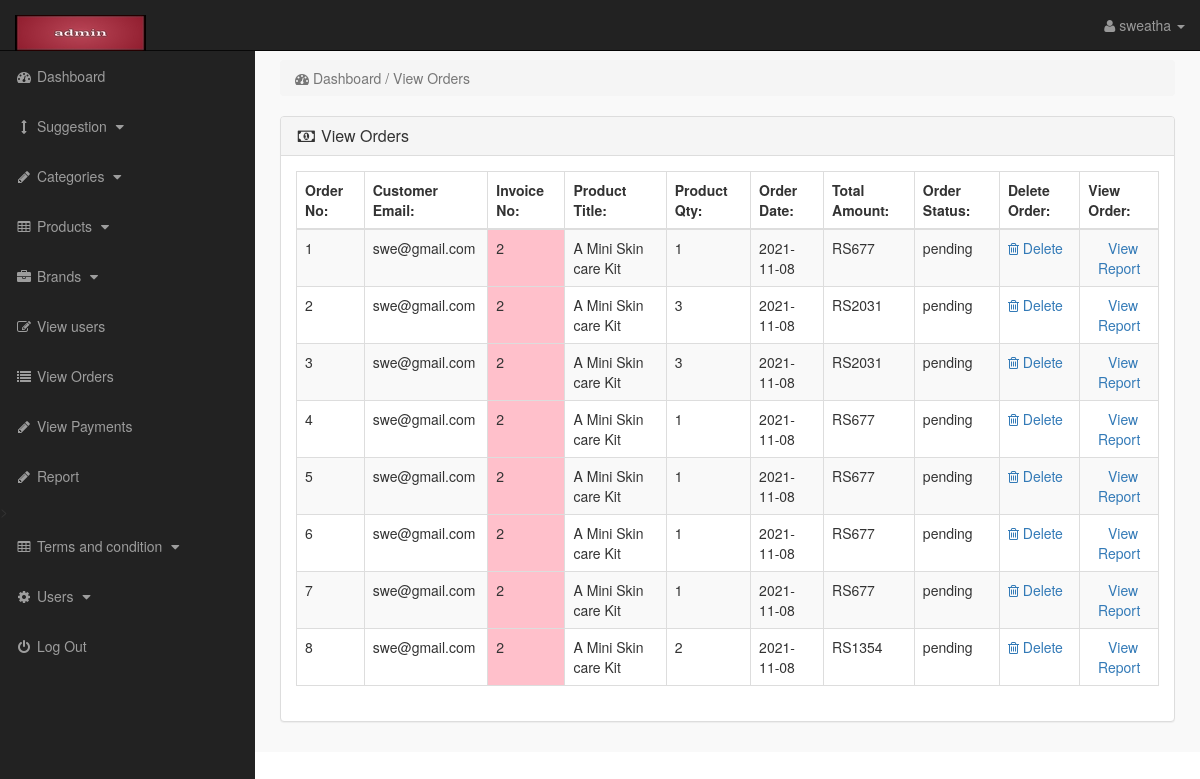
Screenshot of /admin_area/index.php?view_orders (signed in) with the database file from the repository.
### tables this page shows
CREATE TABLE `pending_orders` (
  `order_id` int(10) NOT NULL,
  `customer_id` int(10) NOT NULL,
  `invoice_no` int(10) NOT NULL,
  `product_id` int(11) NOT NULL,
  `qty` int(10) NOT NULL,
  `order_status` text NOT NULL DEFAULT 'pending'
);

CREATE TABLE `customers` (
  `customer_id` int(10) NOT NULL,
  `customer_name` varchar(255) NOT NULL,
  `customer_email` varchar(255) NOT NULL,
  `customer_pass` varchar(255) NOT NULL,
  `customer_country` text NOT NULL,
  `customer_city` text NOT NULL,
  `customer_contact` varchar(255) NOT NULL,
  `customer_address` text NOT NULL,
  `customer_image` text NOT NULL,
  `customer_ip` varchar(255) NOT NULL,
  `customer_confirm_code` text NOT NULL,
  `delete_tab` int(11) DEFAULT 0
);

CREATE TABLE `products` (
  `product_id` int(100) NOT NULL,
  `p_cat_id` int(100) NOT NULL,
  `cat_id` int(100) NOT NULL,
  `manufacturer_id` int(100) NOT NULL,
  `date` timestamp NOT NULL DEFAULT current_timestamp() ON UPDATE current_timestamp(),
  `product_title` text NOT NULL,
  `product_url` text NOT NULL,
  `product_img1` text NOT NULL,
  `product_img2` text NOT NULL,
  `product_img3` text NOT NULL,
  `product_price` int(100) NOT NULL,
  `product_psp_price` int(100) NOT NULL,
  `product_desc` text NOT NULL,
  `product_features` text NOT NULL,
  `product_video` text NOT NULL,
  `product_keywords` text NOT NULL,
  `product_label` text NOT NULL,
  `status` varchar(255) NOT NULL,
  `delete_tab` int(11) NOT NULL DEFAULT 0
);

CREATE TABLE `customer_orders` (
  `order_id` int(10) NOT NULL,
  `customer_id` int(10) NOT NULL,
  `due_amount` int(100) NOT NULL,
  `invoice_no` int(100) NOT NULL,
  `qty` int(10) NOT NULL,
  `order_date` datetime NOT NULL DEFAULT current_timestamp(),
  `order_status` text NOT NULL DEFAULT 'pending'
);

### admin_area/view_orders.php (the view, shortened to what this page needs)
<?php
if(!isset($_SESSION['admin_email'])){
echo "<script>window.open('login.php','_self')</script>";
}
else {
?>
<div class="row">
<div class="col-lg-12">
<ol class="breadcrumb">
<li class="active">
<i class="fa fa-dashboard"></i> Dashboard / View Orders
</li>
</ol>
</div>
</div>
<div class="row">
<div class="col-lg-12">
<div class="panel panel-default">
<div class="panel-heading">
<h3 class="panel-title">
<i class="fa fa-money fa-fw"></i> View Orders
</h3>
</div>
<div class="panel-body">
<div class="table-responsive">
<table class="table table-bordered table-hover table-striped">
<thead>
<tr>
<th>Order No:</th>
<th>Customer Email:</th>
<th>Invoice No:</th>
<th>Product Title:</th>
<th>Product Qty:</th>
<th>Order Date:</th>
<th>Total Amount:</th>
<th>Order Status:</th>
<th>Delete Order:</th>
<th>View Order:</th>
</tr>
</thead>
<tbody>
<?php
$i = 0;
$get_orders = "select * from pending_orders";
$run_orders = mysqli_query($con,$get_orders);
while ($row_orders = mysqli_fetch_array($run_orders)) {
$order_id = $row_orders['order_id'];
$c_id = $row_orders['customer_id'];
$invoice_no = $row_orders['invoice_no'];
$product_id = $row_orders['product_id'];
$qty = $row_orders['qty'];
$order_status = $row_orders['order_status'];
$get_products = "select * from products where product_id='$product_id'";
$run_products = mysqli_query($con,$get_products);
$row_products = mysqli_fetch_array($run_products);
$product_title = $row_products['product_title'];
$product_price=$row_products['product_price'];
$i++;
?>
<tr>
<td><?php echo $i; ?></td>
<td>
<?php
$get_customer = "select * from customers where customer_id='$c_id'";
$run_customer = mysqli_query($con,$get_customer);
$row_customer = mysqli_fetch_array($run_customer);
$customer_email = $row_customer['customer_email'];
echo $customer_email;
 ?>
 </td>
<td bgcolor="pink" ><?php echo $invoice_no; ?></td>
<td><?php echo $product_title; ?></td>
<td><?php echo $qty; ?></td>
<td>
<?php
$get_customer_order = "select * from customer_orders where customer_id='$c_id'";
$run_customer_order = mysqli_query($con,$get_customer_order);
$row_customer_order = mysqli_fetch_assoc($run_customer_order);
$order_date = $row_customer_order['order_date'];
$timestamp = strtotime($order_date);
$new_date_format = date('Y-m-d', $timestamp);
echo $new_date_format;
?>
</td>
<td>RS<?php echo ($product_price*$qty); ?></td>
<td>
<?php
if($order_status=='pending'){
echo $order_status='pending';
}
else{
echo $order_status='Complete';
}
?>
</td>
<td>
<a href="index.php?order_delete=<?php echo $order_id; ?>" >
<i class="fa fa-trash-o" ></i> Delete
</a>
</td>
<td>
    <div class='text-center'><a href="ecom_report.php">
    <i class="fas fa-file"></i> View Report</a>
</div>
</td>
</tr>
<?php } ?>
</tbody>
</table>
</div>
</div>
</div>
</div>
</div>
<?php } ?>

### admin_area/includes/sidebar.php (shortened to what this page needs)
<?php
if(!isset($_SESSION['admin_email'])){
echo "<script>window.open('login.php','_self')</script>";
}
else {
?>
<nav class="navbar navbar-inverse navbar-fixed-top" >
<div class="navbar-header" >
<a class="navbar-brand" href="index.php?dashboard" ><img src="admin_images/l.jpg"></a>
</div>
<ul class="nav navbar-right top-nav" >
<li class="dropdown" >
<a href="#" class="dropdown-toggle" data-toggle="dropdown" >
<i class="fa fa-user" ></i>
<?php echo $admin_name; ?> <b class="caret" ></b>
</a>
</li>
</ul>
<div class="collapse navbar-collapse navbar-ex1-collapse">
<ul class="nav navbar-nav side-nav">
<li>
<a href="index.php?dashboard">
<i class="fa fa-fw fa-dashboard"></i> Dashboard
</a>
</li>
<li>
<a href="#" data-toggle="collapse" data-target="#cat">
<i class="fa fa-fw fa-arrows-v"></i> Suggestion
<i class="fa fa-fw fa-caret-down"></i>
</a>
</li>
<li>
<a href="#" data-toggle="collapse" data-target="#p_cat">
<i class="fa fa-fw fa-pencil"></i>  Categories
<i class="fa fa-fw fa-caret-down"></i>
</a>
</li>
<li>
<a href="#" data-toggle="collapse" data-target="#products">
<i class="fa fa-fw fa-table"></i> Products
<i class="fa fa-fw fa-caret-down"></i>
</a>
</li>
<li>
<a href="#" data-toggle="collapse" data-target="#manufacturers">
<i class="fa fa-fw fa-briefcase"></i> Brands
<i class="fa fa-fw fa-caret-down"></i>
</a>
</li>
<li>
<a href="index.php?view_customers">
<i class="fa fa-fw fa-edit"></i> View users
</a>
</li>
<li>
<a href="index.php?view_orders">
<i class="fa fa-fw fa-list"></i> View Orders
</a>
</li>
<li>
<a href="index.php?view_payments">
<i class="fa fa-fw fa-pencil"></i> View Payments
</a>
</li>
<li>
<a href="index.php?view_payments.php">
<i class="fa fa-fw fa-pencil"></i> Report
</a>
</li>
<li>
<a href="#" data-toggle="collapse" data-target="#terms" >
<i class="fa fa-fw fa-table"></i> Terms and condition
<i class="fa fa-fw fa-caret-down"></i>
</a>
</li>
<li>
<a href="#" data-toggle="collapse" data-target="#users">
<i class="fa fa-fw fa-gear"></i> Users
<i class="fa fa-fw fa-caret-down"></i>
</a>
</li>
<li>
<a href="logout.php">
<i class="fa fa-fw fa-power-off"></i> Log Out
</a>
</li>
</ul>
</div>
</nav>
<?php } ?>

### admin_area/css/style.css (style rules this page uses)
body { margin-top:100px; }
@media (min-width: 768px) { body { margin-top:50px; } }
.top-nav { padding:0 15px; }
.top-nav>li { display:inline-block; float:left; }
.top-nav>li>a { padding-top:15px; padding-bottom:15px; line-height:20px; color:#999; }
@media (min-width: 768px) { .side-nav { position:fixed; top:51px; width:255px; border-radius:0; overflow-y:auto; background-color: #222; bottom:0; overflow-x:hidden; padding-bottom:40px; } }
@media (min-width: 768px) { .side-nav>li>a { width:255px; } }
.panel-body { border-radius:5px; }

### rows the page displays
pending_orders: customer.customer_email "swe@gmail.com", invoice_no "2", product.product_title "A Mini Skin care Kit", qty "1", customer_orders.order_date "2021-11-08", $product_price*$qty "677"
pending_orders: customer.customer_email "swe@gmail.com", invoice_no "2", product.product_title "A Mini Skin care Kit", qty "3", customer_orders.order_date "2021-11-08", $product_price*$qty "2031"
pending_orders: customer.customer_email "swe@gmail.com", invoice_no "2", product.product_title "A Mini Skin care Kit", qty "3", customer_orders.order_date "2021-11-08", $product_price*$qty "2031"
pending_orders: customer.customer_email "swe@gmail.com", invoice_no "2", product.product_title "A Mini Skin care Kit", qty "1", customer_orders.order_date "2021-11-08", $product_price*$qty "677"
pending_orders: customer.customer_email "swe@gmail.com", invoice_no "2", product.product_title "A Mini Skin care Kit", qty "1", customer_orders.order_date "2021-11-08", $product_price*$qty "677"
pending_orders: customer.customer_email "swe@gmail.com", invoice_no "2", product.product_title "A Mini Skin care Kit", qty "1", customer_orders.order_date "2021-11-08", $product_price*$qty "677"
pending_orders: customer.customer_email "swe@gmail.com", invoice_no "2", product.product_title "A Mini Skin care Kit", qty "1", customer_orders.order_date "2021-11-08", $product_price*$qty "677"
pending_orders: customer.customer_email "swe@gmail.com", invoice_no "2", product.product_title "A Mini Skin care Kit", qty "2", customer_orders.order_date "2021-11-08", $product_price*$qty "1354"

### other values shown
$admin_name "sweatha"
